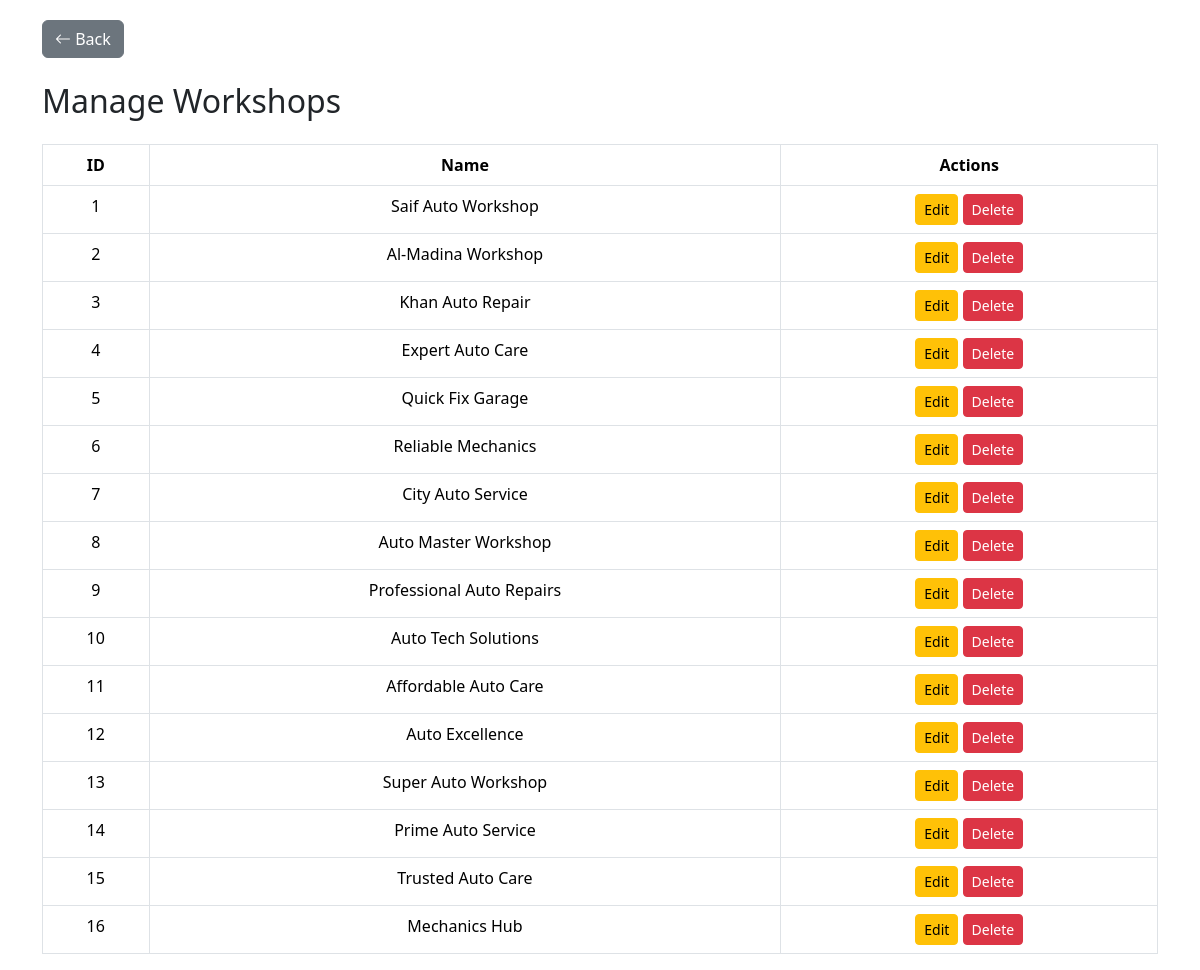
Page /manage_workshops.php on the committed database.
### tables this page shows
CREATE TABLE `workshops` (
  `workshop_id` int(11) NOT NULL,
  `name` varchar(255) NOT NULL,
  `longitude` float NOT NULL,
  `latitude` float NOT NULL
);

### manage_workshops.php (the view, shortened to what this page needs)
<?php
$servername = "localhost";
$username = "root";
$password = "";
$dbname = "rims";
$conn = new mysqli($servername, $username, $password, $dbname);
$sql = "SELECT * FROM workshops";
$result = $conn->query($sql);
?>
<!DOCTYPE html>
<html lang="en">
<head>
    <link rel="stylesheet" href="https://cdn.jsdelivr.net/npm/bootstrap@5.3.2/dist/css/bootstrap.min.css">
</head>
<body>
    <div class="container">
        <div class="back-button">
            <a href="admin_panel.php" class="btn btn-secondary">
                <i class="bi bi-arrow-left"></i> Back
            </a>
        </div>
        <h2 class="my-4">Manage Workshops</h2>
        <div class="table-container">
            <table class="table table-bordered">
                <thead>
                    <tr>
                        <th>ID</th>
                        <th>Name</th>
                        <th>Actions</th>
                    </tr>
                </thead>
                <tbody>
                    <?php
                    if ($result->num_rows > 0) {
                        while($row = $result->fetch_assoc()) {
                            echo "<tr>
                                    <td>{$row['workshop_id']}</td>
                                    <td>{$row['name']}</td>
                                    <td>
                                        <a href='edit_workshop.php?workshop_id={$row['workshop_id']}' class='btn btn-warning btn-sm'>Edit</a>
                                        <a href='manage_workshops.php?delete_id={$row['workshop_id']}' class='btn btn-danger btn-sm' onclick='return confirm(\"Are you sure you want to delete this workshop?\")'>Delete</a>
                                    </td>
                                  </tr>";
                        }
                    } else {
                        echo "<tr><td colspan='5'>No workshops found</td></tr>";
                    }
                    ?>
                </tbody>
            </table>
        </div>
    </div>
    <link rel="stylesheet" href="https://cdn.jsdelivr.net/npm/bootstrap-icons@1.10.5/font/bootstrap-icons.css">
</body>
</html>

### manage_workshops.php (style rules this page uses)
.table-container { margin-top: 20px; }
table { width: 100%; margin-bottom: 20px; }
th, td { text-align: center; }
.back-button { margin: 20px 0; }

### rows in the picture
workshops: workshop_id "1", name "Saif Auto Workshop"
workshops: workshop_id "2", name "Al-Madina Workshop"
workshops: workshop_id "3", name "Khan Auto Repair"
workshops: workshop_id "4", name "Expert Auto Care"
workshops: workshop_id "5", name "Quick Fix Garage"
workshops: workshop_id "6", name "Reliable Mechanics"
workshops: workshop_id "7", name "City Auto Service"
workshops: workshop_id "8", name "Auto Master Workshop"
workshops: workshop_id "9", name "Professional Auto Repairs"
workshops: workshop_id "10", name "Auto Tech Solutions"
workshops: workshop_id "11", name "Affordable Auto Care"
workshops: workshop_id "12", name "Auto Excellence"
workshops: workshop_id "13", name "Super Auto Workshop"
workshops: workshop_id "14", name "Prime Auto Service"
workshops: workshop_id "15", name "Trusted Auto Care"
workshops: workshop_id "16", name "Mechanics Hub"
